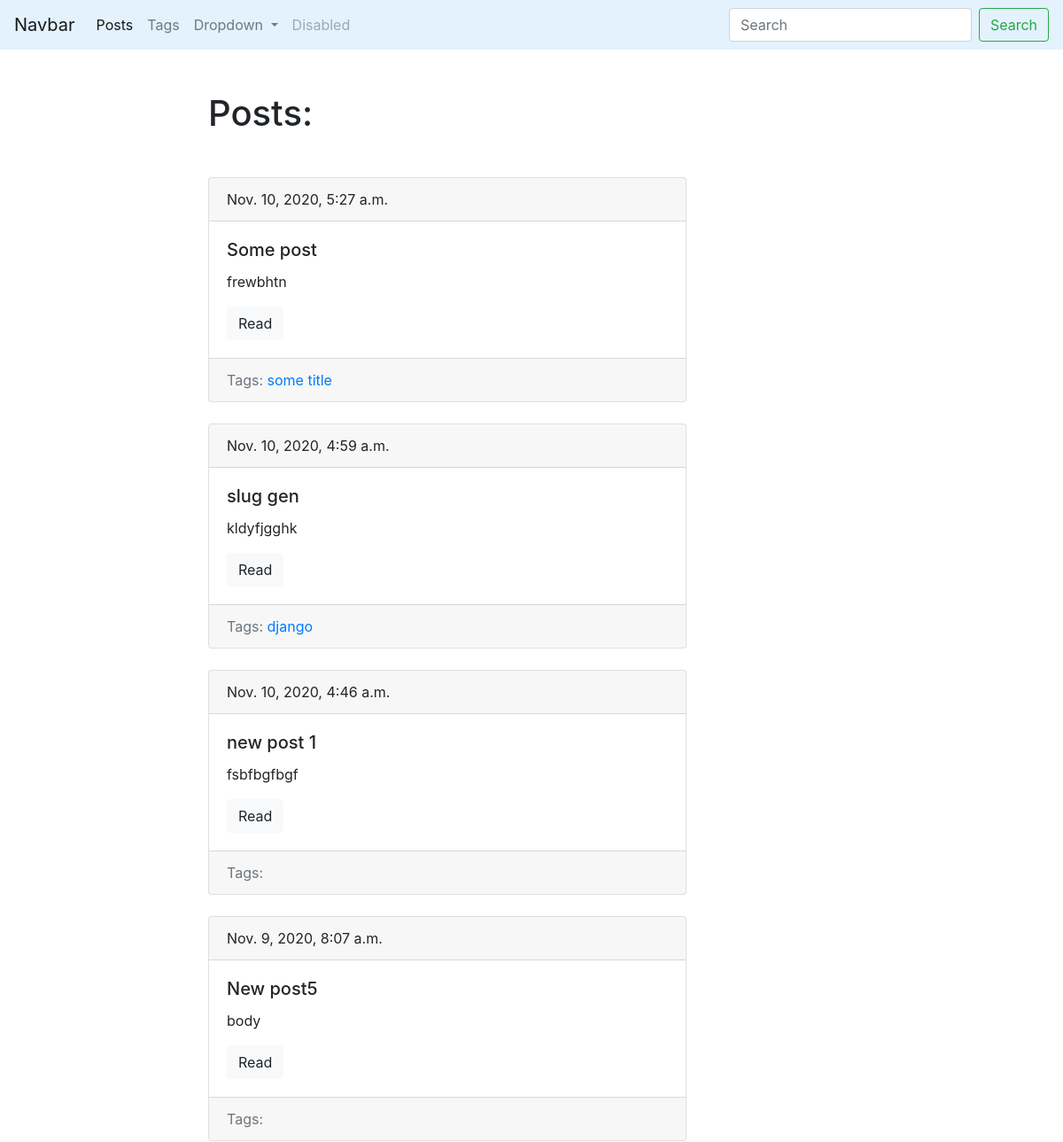
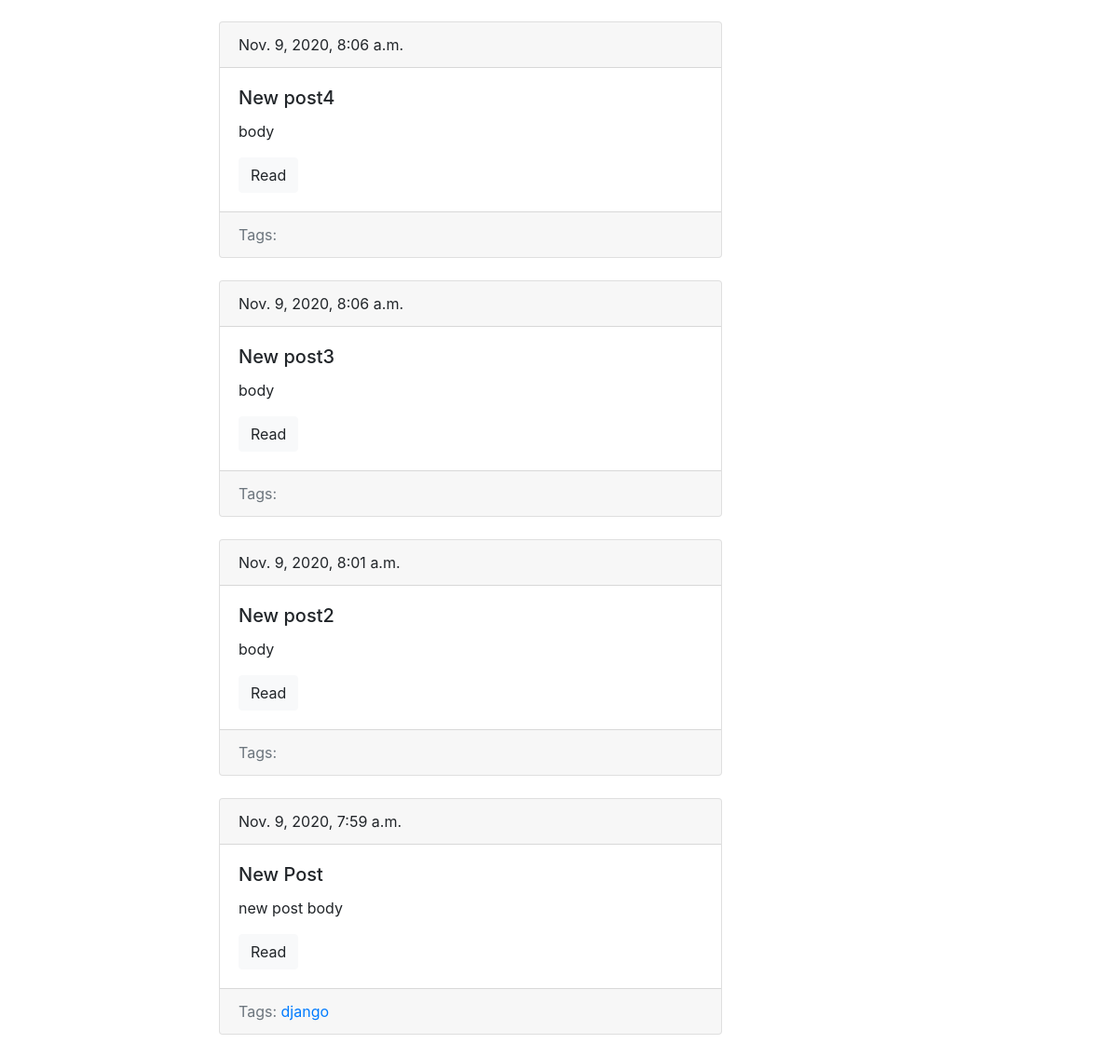
Page /blog/ on the earlier database version (2 pictures, top to bottom).
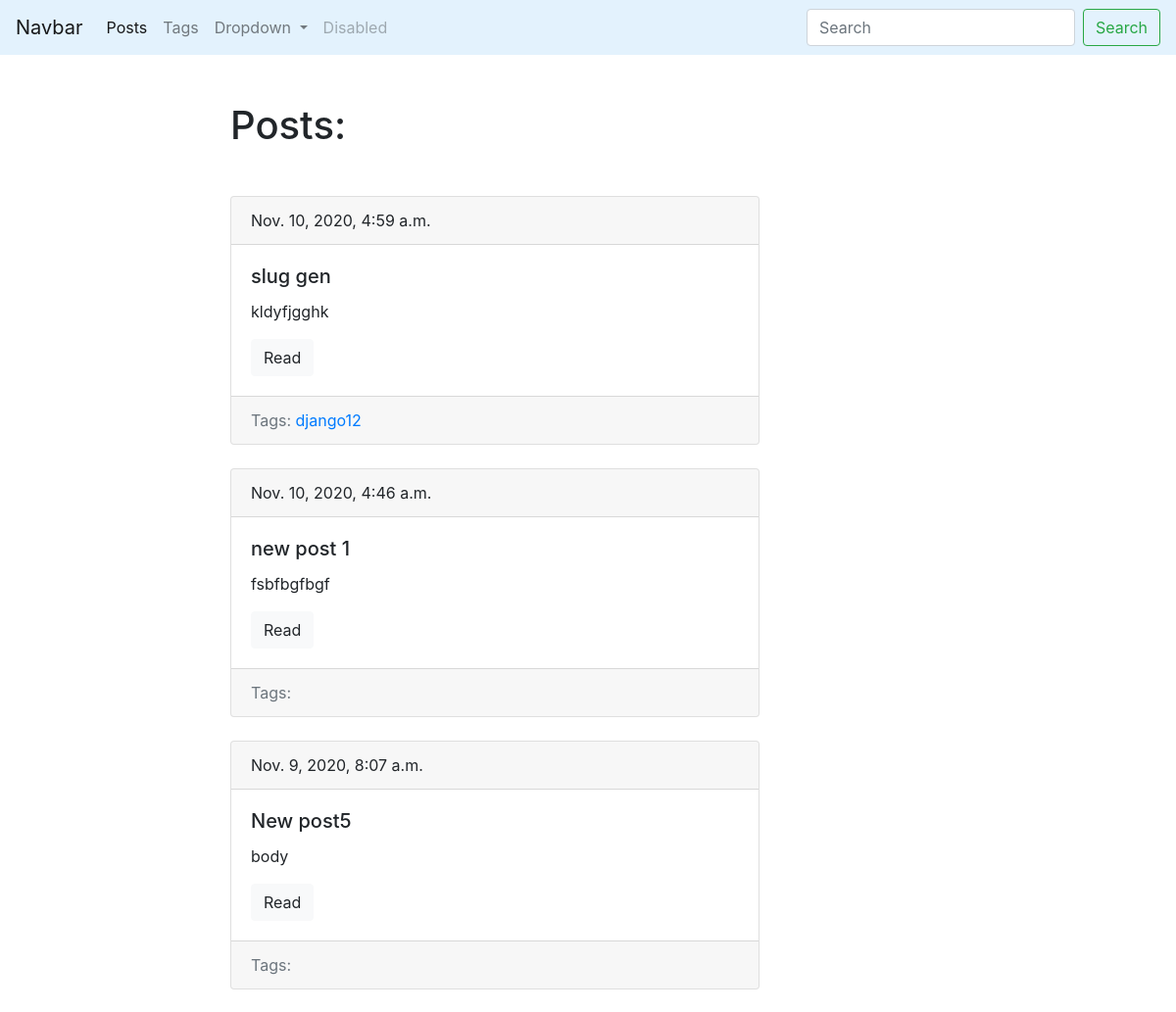
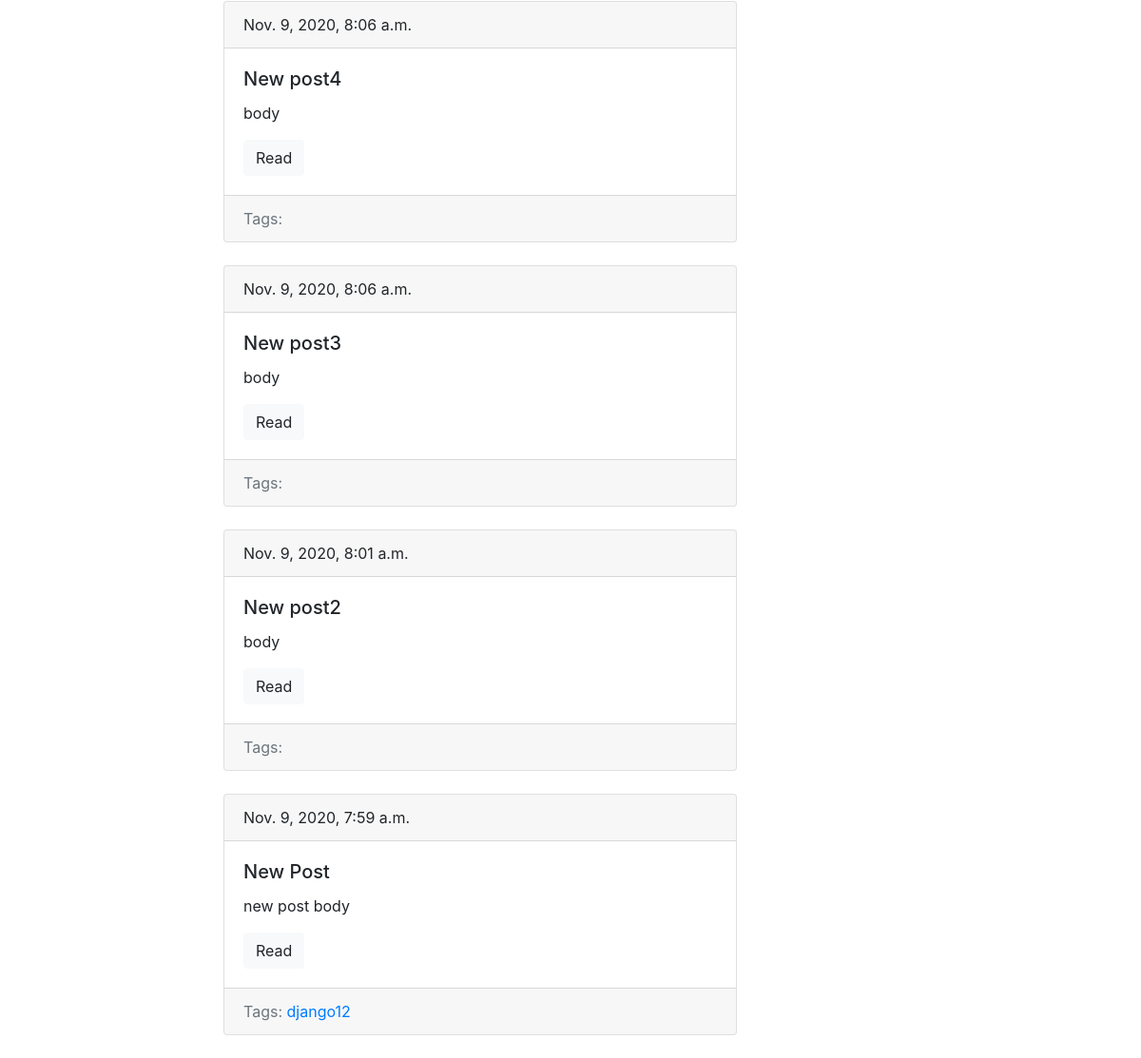
Same page on the later database version (2 pictures, top to bottom).
### blog/models.py (models this page shows, shortened)
class Post(models.Model):
    title = models.CharField(max_length=150, db_index=True)
    slug = models.SlugField(max_length=150, blank=True, unique=True)
    body = models.TextField(blank=True, db_index=True)
    date_pub = models.DateTimeField(auto_now_add=True)
    tags = models.ManyToManyField('Tag', blank=True, related_name='posts')
    def get_absolute_url(self):
        return reverse('post_detail_url', kwargs={'slug': self.slug})
    class Meta:
        ordering = ['-date_pub']

class Tag(models.Model):
    title = models.CharField(max_length=150)
    slug = models.SlugField(max_length=150, unique=True)
    def get_absolute_url(self):
        return reverse('tag_detail_url', kwargs={'slug': self.slug})
    class Meta:
        ordering = ['title']

### blog/views.py (the view)
# urls.py: path('', posts_list, name='posts_list_url'),
def posts_list(request):
    search_query = request.GET.get('search', '')
    if search_query:
        posts = Post.objects.filter(Q(title__icontains=search_query) | Q(body__icontains=search_query))
    else:
        posts = Post.objects.all()
    paginator = Paginator(posts, 10)
    page_number = request.GET.get('page', 1)
    page = paginator.get_page(page_number)
    is_paginated = page.has_other_pages()
    if page.has_previous():
        prev_url = '?page={}'.format(page.previous_page_number())
    else:
        prev_url = ""
    if page.has_next():
        next_url = '?page={}'.format(page.next_page_number())
    else:
        next_url = ""
    context = {
        'page_object': page,
        'is_paginated': is_paginated,
        'next_url': next_url,
        'prev_url': prev_url
    }
    return render(request, 'blog/index.html', context=context)

### blog/templates/blog/index.html (shortened to what this page needs)
{% extends 'blog/base_blog.html' %}
{% block content %}
    <h1 class="mb-5">Posts:</h1>
    {% for post in page_object.object_list %}
        {% include 'blog/includes/post_card_template.html' %}
    {% endfor %}
{% endblock %}

### blog/templates/blog/includes/post_card_template.html
<div class="card mb-4">
  <div class="card-header">
    {{ post.date_pub }}
  </div>
  <div class="card-body">
    <h5 class="card-title">{{ post.title }}</h5>
    <p class="card-text">{{ post.body|truncatewords:15 }}</p>
    <a href="{{ post.get_absolute_url }}" class="btn btn-light">Read</a>
  </div>
  <div class="card-footer text-muted">
    Tags:
    {% for tag in post.tags.all %}
      <a href="{{tag.get_absolute_url}}">{{ tag.title }}</a>
    {% endfor %}
  </div>
</div>

Differences in the rows shown:
removed Post: date_pub "Nov. 10, 2020, 5:27 a.m.", title "Some post", body "frewbhtn"
no longer on this page (row edited): Tag: title "some title", shown under "Nov. 10, 2020, 5:27 a.m."
changed Tag: title "django" → "django12"
